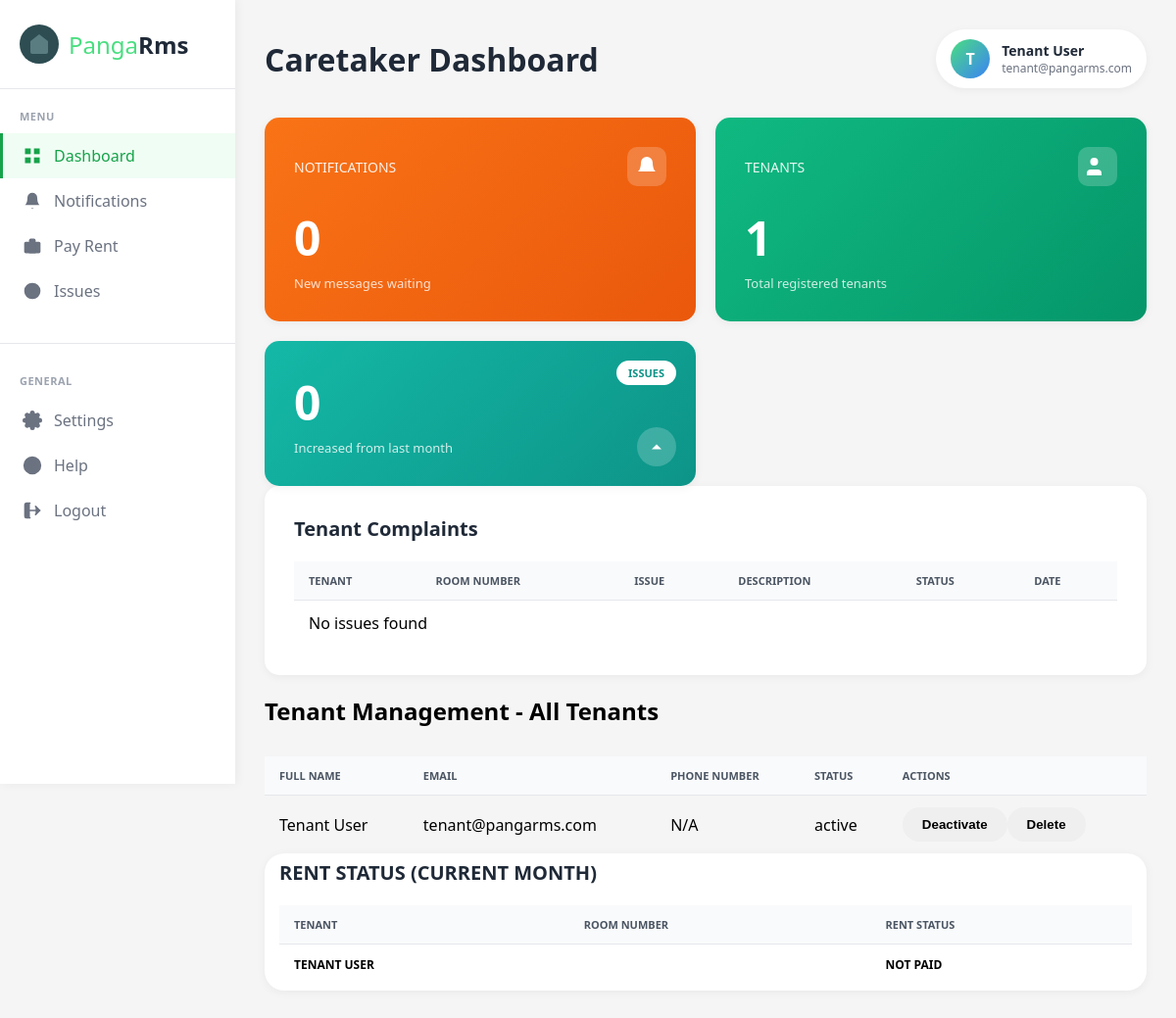
/caretaker_dashboard.php (signed in), run on the app's committed database.
### tables this page shows
CREATE TABLE IF NOT EXISTS users (
    id INT AUTO_INCREMENT PRIMARY KEY,
    fullname VARCHAR(100) NOT NULL,
    email VARCHAR(100) NOT NULL UNIQUE,
    username VARCHAR(50) NOT NULL UNIQUE,
    password VARCHAR(255) NOT NULL,
    phone_number VARCHAR(20),
    role ENUM('tenant', 'caretaker', 'landlord') NOT NULL DEFAULT 'tenant',
    created_at TIMESTAMP DEFAULT CURRENT_TIMESTAMP,
    updated_at TIMESTAMP DEFAULT CURRENT_TIMESTAMP ON UPDATE CURRENT_TIMESTAMP,
    last_login TIMESTAMP NULL,
    status ENUM('active', 'inactive', 'suspended') DEFAULT 'active',
    INDEX idx_username (username),
    INDEX idx_email (email),
    INDEX idx_role (role)
);

CREATE TABLE IF NOT EXISTS rentals (
    id INT AUTO_INCREMENT PRIMARY KEY,
    property_id INT NOT NULL,
    tenant_id INT NOT NULL,
    caretaker_id INT,
    room_number VARCHAR(50),
    rent_amount DECIMAL(10, 2) NOT NULL,
    start_date DATE NOT NULL,
    end_date DATE,
    status ENUM('active', 'ended', 'pending') DEFAULT 'pending',
    created_at TIMESTAMP DEFAULT CURRENT_TIMESTAMP,
    FOREIGN KEY (property_id) REFERENCES properties(id) ON DELETE CASCADE,
    FOREIGN KEY (tenant_id) REFERENCES users(id) ON DELETE CASCADE,
    FOREIGN KEY (caretaker_id) REFERENCES users(id) ON DELETE SET NULL
);

### caretaker_dashboard.php (the view, shortened to what this page needs)
<?php
$fullname = $_SESSION['fullname'];
$email = $_SESSION['email'];
$conn = getDBConnection();
$user_id = null;
if (isset($_SESSION['username'])) {
    $stmt_user = $conn->prepare("SELECT id FROM users WHERE username = ?");
    $stmt_user->bind_param("s", $_SESSION['username']);
    $stmt_user->execute();
    $result_user = $stmt_user->get_result();
    if ($result_user->num_rows > 0) {
        $user = $result_user->fetch_assoc();
        $user_id = $user['id'];
    }
}
$pending_issues_count = 0;
if ($user_id) {
    $sql_issues = "SELECT COUNT(*) AS count FROM issues WHERE status = 'pending'";
    $stmt_issues = $conn->prepare($sql_issues);
    $stmt_issues->execute();
    $result_issues = $stmt_issues->get_result();
    if ($result_issues) {
        $row_issues = $result_issues->fetch_assoc();
        $pending_issues_count = $row_issues['count'];
    }
}
$unread_notifications_count = 0;
if ($user_id) {
    $sql_notifications = "SELECT COUNT(*) as count FROM notification_recipients WHERE recipient_id = ? AND is_read = FALSE";
    $stmt_notifications = $conn->prepare($sql_notifications);
    $stmt_notifications->bind_param("i", $user_id);
    $stmt_notifications->execute();
    $result_notifications = $stmt_notifications->get_result();
    if ($result_notifications) {
        $row_notifications = $result_notifications->fetch_assoc();
        $unread_notifications_count = $row_notifications['count'];
    }
}
$tenants_count = 0;
$sql_tenants = "SELECT COUNT(*) AS count FROM users WHERE role = 'tenant'";
$result_tenants = $conn->query($sql_tenants);
if ($result_tenants) {
    $row_tenants = $result_tenants->fetch_assoc();
    $tenants_count = $row_tenants['count'];
}
?>
<!DOCTYPE html>
<html lang="en">
<head>
    <link rel="stylesheet" href="css/main.css">
</head>
<body>
    <?php include 'sidebar.php'; ?>
    <div class="main-content">
        <div class="top-bar">
            <h1 class="page-title">Caretaker Dashboard</h1>
            <div class="user-profile">
                <div class="user-avatar">
                    <?php echo strtoupper(substr($fullname, 0, 1)); ?>
                </div>
                <div class="user-info">
                    <div class="user-name"><?php echo htmlspecialchars($fullname); ?></div>
                    <div class="user-email"><?php echo htmlspecialchars($email); ?></div>
                </div>
            </div>
        </div>
        <div class="dashboard-grid">
            <a href="notifications.php" class="stat-card orange" style="text-decoration: none; color: white;">
                <div class="stat-header">
                    <span class="stat-label">NOTIFICATIONS</span>
                    <div class="stat-icon">
                        <svg viewBox="0 0 24 24" xmlns="http://www.w3.org/2000/svg">
                            <path d="M18 8A6 6 0 0 0 6 8c0 7-3 9-3 9h18s-3-2-3-9"/>
                        </svg>
                    </div>
                </div>
                <div class="stat-value"><?php echo $unread_notifications_count; ?></div>
                <div class="stat-description">New messages waiting</div>
            </a>
            <a href="tenants.php" class="stat-card green" style="text-decoration: none; color: white;">
                <div class="stat-header">
                    <span class="stat-label">TENANTS</span>
                    <div class="stat-icon">
                        <svg viewBox="0 0 24 24" xmlns="http://www.w3.org/2000/svg">
                            <path d="M16 21v-2a4 4 0 0 0-4-4H5a4 4 0 0 0-4 4v2"/>
                            <circle cx="8.5" cy="7" r="4"/>
                            <line x1="20" y1="8" x2="20" y2="14"/>
                            <line x1="17" y1="11" x2="23" y2="11"/>
                        </svg>
                    </div>
                </div>
                <div class="stat-value"><?php echo $tenants_count; ?></div>
                <div class="stat-description">Total registered tenants</div>
            </a>
            <a href="issues.php" class="stat-card teal issues-card" style="text-decoration: none; color: white;">
                <span class="issues-badge">ISSUES</span>
                <div class="stat-value"><?php echo $pending_issues_count; ?></div>
                <div class="stat-description">Increased from last month</div>
                <div class="trend-icon">
                    <svg viewBox="0 0 24 24" xmlns="http://www.w3.org/2000/svg">
                        <polyline points="18 15 12 9 6 15"/>
                    </svg>
                </div>
            </a>
        </div>
        <div class="issues-list">
            <h2>Tenant Complaints</h2>
            <table>
                <thead>
                    <tr>
                        <th>Tenant</th>
                        <th>Room Number</th>
                        <th>Issue</th>
                        <th>Description</th>
                        <th>Status</th>
                        <th>Date</th>
                    </tr>
                </thead>
                <tbody>
                    <?php
                    $conn_issues = getDBConnection();
                    $sql_complaints = "SELECT i.issue_type, i.description, i.status, i.created_at, u.fullname, i.room_number
                            FROM issues i
                            JOIN users u ON i.user_id = u.id
                            ORDER BY i.created_at DESC";
                    $result_complaints = $conn_issues->query($sql_complaints);
                    if ($result_complaints->num_rows > 0) {
                        while($row = $result_complaints->fetch_assoc()) {
                            echo "<tr>";
                            echo "<td>" . htmlspecialchars($row['fullname']) . "</td>";
                            echo "<td>" . htmlspecialchars($row['room_number'] ?? 'N/A') . "</td>";
                            echo "<td>" . htmlspecialchars($row['issue_type']) . "</td>";
                            echo "<td>" . htmlspecialchars($row['description']) . "</td>";
                            echo "<td>" . htmlspecialchars($row['status']) . "</td>";
                            echo "<td>" . date('M j, Y', strtotime($row['created_at'])) . "</td>";
                            echo "</tr>";
                        }
                    } else {
                        echo "<tr><td colspan='6'>No issues found</td></tr>";
                    }
                    ?>
                </tbody>
            </table>
        </div>
        <div class="tenant-management">
            <div class="issues-header">
                <h2>Tenant Management - All Tenants</h2>
            </div>
            <table>
                <thead>
                    <tr>
                        <th>Full Name</th>
                        <th>Email</th>
                        <th>Phone Number</th>
                        <th>Status</th>
                        <th>Actions</th>
                    </tr>
                </thead>
                <tbody>
                    <?php
                    $conn_tenants_manage = getDBConnection();
                    $sql_manage_tenants = "SELECT id, fullname, email, phone_number, status FROM users WHERE role = 'tenant'";
                    $result_manage_tenants = $conn_tenants_manage->query($sql_manage_tenants);
                    if ($result_manage_tenants->num_rows > 0) {
                        while ($row_manage = $result_manage_tenants->fetch_assoc()) {
                            echo "<tr>";
                            echo "<td>" . htmlspecialchars($row_manage['fullname']) . "</td>";
                            echo "<td>" . htmlspecialchars($row_manage['email']) . "</td>";
                            echo "<td>" . htmlspecialchars($row_manage['phone_number'] ?? 'N/A') . "</td>";
                            echo "<td>" . htmlspecialchars($row_manage['status']) . "</td>";
                            echo "<td>";
                            echo '<form method="POST" action="caretaker_dashboard.php" style="display: inline-block;">';
                            echo '<button type="submit" name="deactivate_tenant" class="action-btn repair">Deactivate</button>';
                            echo '</form>';
                            echo '<form method="POST" action="caretaker_dashboard.php" style="display: inline-block;">';
                            echo '<button type="submit" name="delete_tenant" class="action-btn complain">Delete</button>';
                            echo '</form>';
                            echo "</td>";
                            echo "</tr>";
                        }
                    } else {
                        echo "<tr><td colspan='5'>No tenants found.</td></tr>";
                    }
                    ?>
                </tbody>
            </table>
        </div>
        <div class="rent-status">
            <h2>Rent Status (Current Month)</h2>
            <table>
                <thead>
                    <tr>
                        <th>Tenant</th>
                        <th>Room Number</th>
                        <th>Rent Status</th>
                    </tr>
                </thead>
                <tbody>
                    <?php
                    $conn_rent_status = getDBConnection();
                    $payment_for_month = date('Y-m-01');
                    $sql_rent = "SELECT u.fullname, r.room_number, p.status
                            FROM users u
                            JOIN rentals r ON u.id = r.tenant_id
                            LEFT JOIN payments p ON r.id = p.rental_id AND p.payment_for_month = ?
                            WHERE u.role = 'tenant' AND r.status = 'active'";
                    $stmt_rent = $conn_rent_status->prepare($sql_rent);
                    $stmt_rent->bind_param("s", $payment_for_month);
                    $stmt_rent->execute();
                    $result_rent = $stmt_rent->get_result();
                    if ($result_rent->num_rows > 0) {
                        while($row = $result_rent->fetch_assoc()) {
                            $rent_status = $row['status'] ? ucfirst(str_replace('_', ' ', $row['status'])) : 'Not Paid';
                            echo "<tr>";
                            echo "<td>" . htmlspecialchars($row['fullname']) . "</td>";
                            echo "<td>" . htmlspecialchars($row['room_number'] ?? '') . "</td>";
                            echo "<td>" . htmlspecialchars($rent_status) . "</td>";
                            echo "</tr>";
                        }
                    } else {
                        echo "<tr><td colspan='3'>No tenants found</td></tr>";
                    }
                    ?>
                </tbody>
            </table>
        </div>
    </div>
</body>
</html>

### sidebar.php (shortened to what this page needs)
<?php
$current_page = basename($_SERVER['PHP_SELF']);
$role = $_SESSION['role'];
?>
<div class="sidebar">
    <div class="logo">
        <div class="logo-icon">
            <svg viewBox="0 0 24 24" xmlns="http://www.w3.org/2000/svg">
                <path d="M3 9l9-7 9 7v11a2 2 0 0 1-2 2H5a2 2 0 0 1-2-2z"/>
                <polyline points="9 22 9 12 15 12 15 22"/>
            </svg>
        </div>
        <div class="logo-text">
            <span class="panga">Panga</span><span class="rms">Rms</span>
        </div>
    </div>
    <div class="nav-section">
        <div class="nav-title">MENU</div>
        <a href="<?php echo ($role === 'caretaker') ? 'caretaker_dashboard.php' : 'dashboard.php'; ?>" class="nav-item <?php echo in_array($current_page, ['dashboard.php', 'caretaker_dashboard.php']) ? 'active' : ''; ?>">
            <svg viewBox="0 0 24 24" xmlns="http://www.w3.org/2000/svg">
                <rect x="3" y="3" width="7" height="7"/>
                <rect x="14" y="3" width="7" height="7"/>
                <rect x="14" y="14" width="7" height="7"/>
                <rect x="3" y="14" width="7" height="7"/>
            </svg>
            <span>Dashboard</span>
        </a>
        <a href="notifications.php" class="nav-item <?php echo ($current_page == 'notifications.php') ? 'active' : ''; ?>">
            <svg viewBox="0 0 24 24" xmlns="http://www.w3.org/2000/svg">
                <path d="M18 8A6 6 0 0 0 6 8c0 7-3 9-3 9h18s-3-2-3-9"/>
                <path d="M13.73 21a2 2 0 0 1-3.46 0"/>
            </svg>
            <span>Notifications</span>
        </a>
        <?php if ($role === 'caretaker'): ?>
        <a href="tenants.php" class="nav-item <?php echo ($current_page == 'tenants.php') ? 'active' : ''; ?>">
            <svg viewBox="0 0 24 24" xmlns="http://www.w3.org/2000/svg">
                <path d="M16 21v-2a4 4 0 0 0-4-4H5a4 4 0 0 0-4 4v2"/>
                <circle cx="8.5" cy="7" r="4"/>
                <line x1="20" y1="8" x2="20" y2="14"/>
                <line x1="17" y1="11" x2="23" y2="11"/>
            </svg>
            <span>Tenants</span>
        </a>
        <a href="register_tenant.php" class="nav-item <?php echo ($current_page == 'register_tenant.php') ? 'active' : ''; ?>">
            <svg viewBox="0 0 24 24" xmlns="http://www.w3.org/2000/svg">
                <path d="M16 21v-2a4 4 0 0 0-4-4H5a4 4 0 0 0-4 4v2"/>
                <circle cx="8.5" cy="7" r="4"/>
                <line x1="20" y1="8" x2="20" y2="14"/>
                <line x1="17" y1="11" x2="23" y2="11"/>
            </svg>
            <span>Register Tenant</span>
        </a>
        <?php elseif ($role === 'tenant'): ?>
        <a href="rent.php" class="nav-item <?php echo ($current_page == 'rent.php') ? 'active' : ''; ?>">
            <svg viewBox="0 0 24 24" xmlns="http://www.w3.org/2000/svg">
                <rect x="2" y="7" width="20" height="14" rx="2" ry="2"/>
                <path d="M16 21V5a2 2 0 0 0-2-2h-4a2 2 0 0 0-2 2v16"/>
            </svg>
            <span>Pay Rent</span>
        </a>
        <?php endif; ?>
        <a href="issues.php" class="nav-item <?php echo in_array($current_page, ['issues.php', 'view_issue.php']) ? 'active' : ''; ?>">
            <svg viewBox="0 0 24 24" xmlns="http://www.w3.org/2000/svg">
                <circle cx="12" cy="12" r="10"/>
                <path d="M9.09 9a3 3 0 0 1 5.83 1c0 2-3 3-3 3"/>
                <line x1="12" y1="17" x2="12.01" y2="17"/>
            </svg>
            <span>Issues</span>
        </a>
    </div>
    <div class="nav-separator"></div>
    <div class="nav-section">
        <div class="nav-title">GENERAL</div>
        <a href="<?php echo ($role === 'tenant') ? 'tenant_settings.php' : 'settings.php'; ?>" class="nav-item <?php echo in_array($current_page, ['settings.php', 'tenant_settings.php']) ? 'active' : ''; ?>">
            <span>Settings</span>
        </a>
        <a href="help.php" class="nav-item <?php echo ($current_page == 'help.php') ? 'active' : ''; ?>">
            <span>Help</span>
        </a>
        <a href="logout.php" class="nav-item">
            <span>Logout</span>
        </a>
    </div>
</div>

### data on the page
users: fullname "Tenant User", email "tenant@pangarms.com", phone_number "N/A", status "active"
rentals: tenant.fullname "TENANT USER", rent_status "NOT PAID"

### other printed values
substr($fullname, 0, 1) "T"
$fullname "Tenant User"
$email "tenant@pangarms.com"
$unread_notifications_count "0"
$tenants_count "1"
$pending_issues_count "0"
